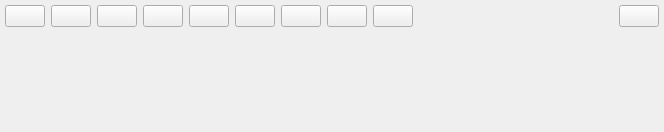
<?xml version="1.0" encoding="UTF-8"?>
<ui version="4.0">
 <class>GCodeEditor</class>
 <widget class="QWidget" name="GCodeEditor">
  <property name="geometry">
   <rect>
    <x>0</x>
    <y>0</y>
    <width>664</width>
    <height>132</height>
   </rect>
  </property>
  <property name="windowTitle">
   <string>G Code File Editor</string>
  </property>
  <property name="windowIcon">
   <iconset resource="Virmac.qrc">
    <normaloff>:/images/appicontr.png</normaloff>:/images/appicontr.png</iconset>
  </property>
  <layout class="QGridLayout">
   <property name="leftMargin">
    <number>5</number>
   </property>
   <property name="topMargin">
    <number>5</number>
   </property>
   <property name="rightMargin">
    <number>5</number>
   </property>
   <property name="bottomMargin">
    <number>5</number>
   </property>
   <property name="spacing">
    <number>5</number>
   </property>
   <item row="0" column="0">
    <layout class="QVBoxLayout">
     <item>
      <layout class="QHBoxLayout">
       <item>
        <widget class="QPushButton" name="pushButton1">
         <property name="toolTip">
          <string>Open A G Code File</string>
         </property>
         <property name="text">
          <string/>
         </property>
         <property name="icon">
          <iconset>
           <normaloff>images/fileopen.png</normaloff>images/fileopen.png</iconset>
         </property>
        </widget>
       </item>
       <item>
        <widget class="QPushButton" name="pushButton2">
         <property name="toolTip">
          <string>Save File</string>
         </property>
         <property name="text">
          <string/>
         </property>
         <property name="icon">
          <iconset>
           <normaloff>images/filesave.png</normaloff>images/filesave.png</iconset>
         </property>
        </widget>
       </item>
       <item>
        <widget class="QPushButton" name="pushButton5">
         <property name="toolTip">
          <string>Save As Different File</string>
         </property>
         <property name="text">
          <string/>
         </property>
         <property name="icon">
          <iconset>
           <normaloff>images/filesaveas.png</normaloff>images/filesaveas.png</iconset>
         </property>
        </widget>
       </item>
       <item>
        <widget class="QPushButton" name="pushButton6">
         <property name="toolTip">
          <string>Reload File In Viewer</string>
         </property>
         <property name="text">
          <string/>
         </property>
         <property name="icon">
          <iconset>
           <normaloff>images/reload.png</normaloff>images/reload.png</iconset>
         </property>
        </widget>
       </item>
       <item>
        <widget class="QPushButton" name="pushButton9">
         <property name="toolTip">
          <string>Cut</string>
         </property>
         <property name="text">
          <string/>
         </property>
         <property name="icon">
          <iconset>
           <normaloff>images/cut.png</normaloff>images/cut.png</iconset>
         </property>
        </widget>
       </item>
       <item>
        <widget class="QPushButton" name="pushButton10">
         <property name="toolTip">
          <string>Copy</string>
         </property>
         <property name="text">
          <string/>
         </property>
         <property name="icon">
          <iconset>
           <normaloff>images/copy.png</normaloff>images/copy.png</iconset>
         </property>
        </widget>
       </item>
       <item>
        <widget class="QPushButton" name="pushButton11">
         <property name="toolTip">
          <string>Paste</string>
         </property>
         <property name="text">
          <string/>
         </property>
         <property name="icon">
          <iconset>
           <normaloff>images/paste.png</normaloff>images/paste.png</iconset>
         </property>
        </widget>
       </item>
       <item>
        <widget class="QPushButton" name="pushButton12">
         <property name="toolTip">
          <string>Clear</string>
         </property>
         <property name="text">
          <string/>
         </property>
         <property name="icon">
          <iconset>
           <normaloff>images/clear.png</normaloff>images/clear.png</iconset>
         </property>
        </widget>
       </item>
       <item>
        <widget class="QPushButton" name="pushButton7">
         <property name="toolTip">
          <string>Close Editor</string>
         </property>
         <property name="text">
          <string/>
         </property>
         <property name="icon">
          <iconset>
           <normaloff>images/close.png</normaloff>images/close.png</iconset>
         </property>
        </widget>
       </item>
       <item>
        <spacer>
         <property name="orientation">
          <enum>Qt::Horizontal</enum>
         </property>
         <property name="sizeType">
          <enum>QSizePolicy::Expanding</enum>
         </property>
         <property name="sizeHint" stdset="0">
          <size>
           <width>17</width>
           <height>20</height>
          </size>
         </property>
        </spacer>
       </item>
       <item>
        <widget class="QPushButton" name="pushButton8">
         <property name="toolTip">
          <string>Help</string>
         </property>
         <property name="text">
          <string/>
         </property>
         <property name="icon">
          <iconset>
           <normaloff>images/help.png</normaloff>images/help.png</iconset>
         </property>
        </widget>
       </item>
      </layout>
     </item>
     <item>
      <widget class="Q3TextEdit" name="textEdit1" native="true"/>
     </item>
    </layout>
   </item>
  </layout>
 </widget>
 <layoutdefault spacing="6" margin="11"/>
 <customwidgets>
  <customwidget>
   <class>Q3TextEdit</class>
   <extends>QWidget</extends>
   <header>q3textedit.h</header>
  </customwidget>
 </customwidgets>
 <includes>
  <include location="local">VirmacDoc.h</include>
  <include location="local">Virmac.h</include>
  <include location="local">VirmacView.h</include>
 </includes>
 <resources>
  <include location="Virmac.qrc"/>
 </resources>
 <connections>
  <connection>
   <sender>pushButton9</sender>
   <signal>clicked()</signal>
   <receiver>textEdit1</receiver>
   <slot>cut()</slot>
   <hints>
    <hint type="sourcelabel">
     <x>20</x>
     <y>20</y>
    </hint>
    <hint type="destinationlabel">
     <x>20</x>
     <y>20</y>
    </hint>
   </hints>
  </connection>
  <connection>
   <sender>pushButton10</sender>
   <signal>clicked()</signal>
   <receiver>textEdit1</receiver>
   <slot>copy()</slot>
   <hints>
    <hint type="sourcelabel">
     <x>20</x>
     <y>20</y>
    </hint>
    <hint type="destinationlabel">
     <x>20</x>
     <y>20</y>
    </hint>
   </hints>
  </connection>
  <connection>
   <sender>pushButton11</sender>
   <signal>clicked()</signal>
   <receiver>textEdit1</receiver>
   <slot>paste()</slot>
   <hints>
    <hint type="sourcelabel">
     <x>20</x>
     <y>20</y>
    </hint>
    <hint type="destinationlabel">
     <x>20</x>
     <y>20</y>
    </hint>
   </hints>
  </connection>
  <connection>
   <sender>pushButton12</sender>
   <signal>clicked()</signal>
   <receiver>textEdit1</receiver>
   <slot>clear()</slot>
   <hints>
    <hint type="sourcelabel">
     <x>20</x>
     <y>20</y>
    </hint>
    <hint type="destinationlabel">
     <x>20</x>
     <y>20</y>
    </hint>
   </hints>
  </connection>
 </connections>
</ui>
